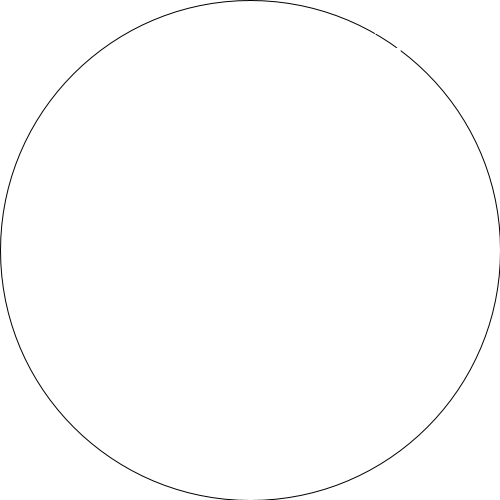
Frame 1 (no input)
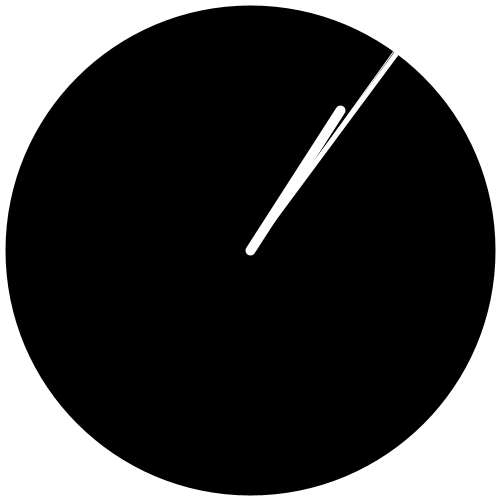
Frame 60 (the mouse pressed at the canvas centre just before this capture)
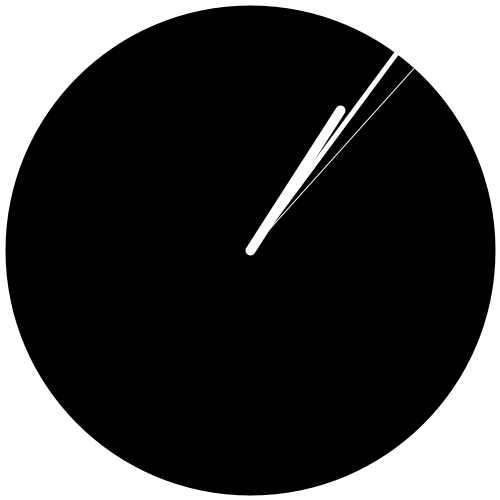
Frame 120 (the mouse held since frame 60 and released just before this capture)

The Processing sketch that drew these frames (run headless with seeded random() and noise(); from frame 60 on, the mouse is pressed at the canvas centre):

// Processing sketch: ohmypasta3001
// ── ohmypasta3001.pde
void setup() {
  size(500,500);
  stroke(0);
  frameRate(60);
}
void draw() {
  background(255);
  float S= second();
  float M = minute() + (S/60);
  float H = hour()%12 + (M/60);

  translate(width/2, height/2);
  ellipse(0,0,width,height);
  fill(0);
  stroke(255);

  pushMatrix();
  rotate(radians(S*(360/60)));
  strokeWeight(1);
  line(0,0,0,-height/2);
  popMatrix();

  pushMatrix();
  rotate(radians(M*(360/60)));
  strokeWeight(5);
  line(0,0,0,-height/2);
  popMatrix();

  pushMatrix();
  rotate(radians(H*(360/12)));
  strokeWeight(10);
  line(0,0,0,-height/3);
  popMatrix();
}
